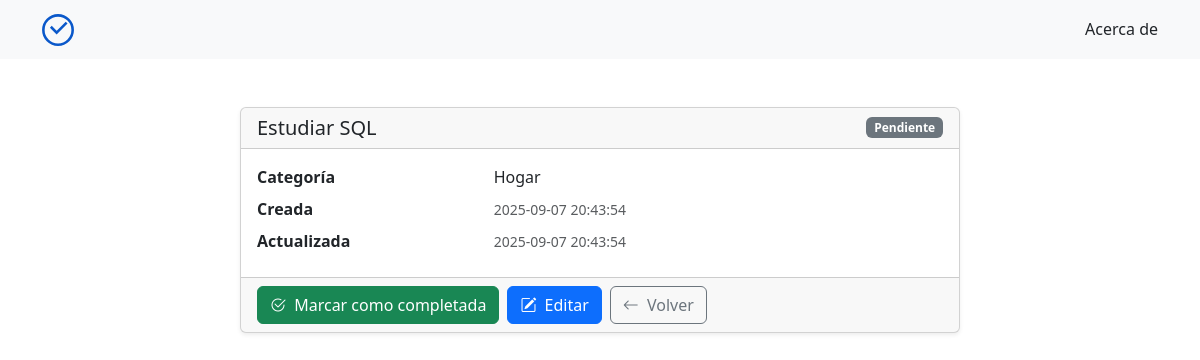
Before: /tarea/9 with the older database file.
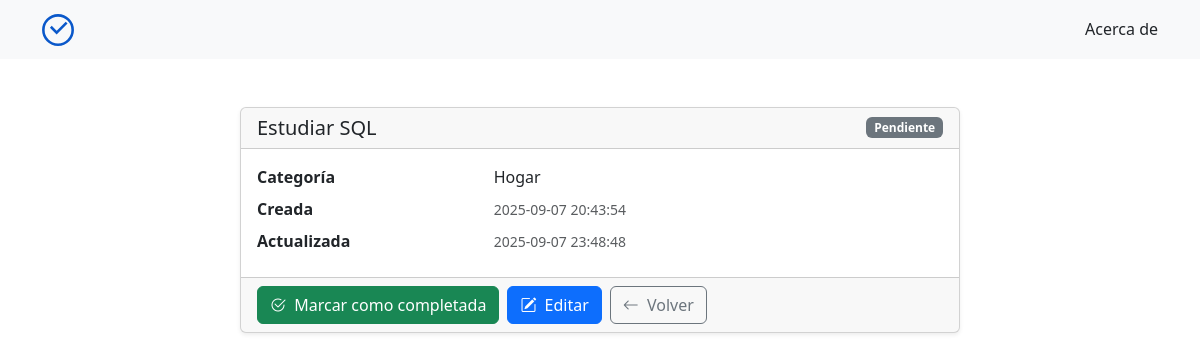
After: the same page with the newer database file.
### tables this page shows
CREATE TABLE tareas (
            id INTEGER PRIMARY KEY AUTOINCREMENT,
            nombre TEXT NOT NULL,
            estado TEXT NOT NULL DEFAULT 'pendiente',
            categoria_id INTEGER NOT NULL,
            created_at TEXT NOT NULL DEFAULT (datetime('now','localtime')),
            updated_at TEXT NOT NULL DEFAULT (datetime('now','localtime')),
            FOREIGN KEY (categoria_id) REFERENCES categorias(id)
                ON UPDATE CASCADE
                ON DELETE RESTRICT
        );

### app.py (the view)
@app.route('/tarea/<int:id>')
def detalle(id): # CONSULTA EL DETALLE DE UNA TAREA ESPECÍFICA
    tarea = Tarea.get_by_id(id)
    categoria = Categoria.get_by_id(tarea["categoria_id"])
    return render_template("tarea.html", tarea=tarea, categoria=categoria)

### database.py (called while the page is built)
def connect_db():
    conn = sqlite3.connect(DATABASE_NAME) # Conecta a la base de datos
    conn.row_factory = sqlite3.Row  # Devuelve filas tipo Row: acceso por índice y por llave
    conn.execute("PRAGMA foreign_keys = ON") # Activa el modo de clave foránea
    return conn

def query_one(sql, params=None):
    conn = connect_db()
    row = conn.execute(sql, params or ()).fetchone()
    conn.close()
    return row

### models/categoria.py (called while the page is built)
    @staticmethod
    def get_by_id(categoria_id):
        query = query_one("SELECT id, nombre FROM categorias WHERE id = ?", (categoria_id,))
        print(f" * Categoría: {query}")
        return query

### models/tarea.py (called while the page is built)
    @staticmethod
    def get_by_id(tarea_id):
        return query_one(
            "SELECT id, nombre, estado, categoria_id, created_at, updated_at FROM tareas WHERE id = ?",
            (tarea_id,),
        )

### templates/tarea.html (shortened to what this page needs)
{% extends "layout.html" %}
{% block content %}
<section id="tarea" class="container mt-4">
  <div class="row justify-content-center">
    <div class="col-12 col-lg-8">
      <div class="card shadow-sm">
        <div class="card-header d-flex justify-content-between align-items-center">
          <h2 class="h5 mb-0">{{ tarea.nombre }}</h2>
          <span class="badge {{ 'bg-success' if tarea.estado == 'completada' else 'bg-secondary' }}">{{ tarea.estado|title }}</span>
        </div>
        <div class="card-body">
          <dl class="row mb-0">
            <dt class="col-sm-4">Categoría</dt>
            <dd class="col-sm-8">{{ categoria.nombre }}</dd>
            <dt class="col-sm-4">Creada</dt>
            <dd class="col-sm-8"><small class="text-muted">{{ tarea.created_at }}</small></dd>
            <dt class="col-sm-4">Actualizada</dt>
            <dd class="col-sm-8"><small class="text-muted">{{ tarea.updated_at }}</small></dd>
          </dl>
        </div>
        <div class="card-footer d-flex gap-2">
          <form action="/tarea/{{ tarea.id }}/toggle-estado" method="post" class="m-0 p-0">
            {% set es_completada = tarea.estado == 'completada' %}
            <button type="submit" class="btn {{ 'btn-warning' if es_completada else 'btn-success' }}">
              {% if es_completada %}
              <i class="bi bi-arrow-counterclockwise me-1"></i>
              Marcar como pendiente
              {% else %}
              <i class="bi bi-check2-circle me-1"></i>
              Marcar como completada
              {% endif %}
            </button>
          </form>
          <a href="/editar/{{ tarea.id }}" class="btn btn-primary">
            <i class="bi bi-pencil-square me-1"></i>
            Editar
          </a>
          <a href="/" class="btn btn-outline-secondary">
            <i class="bi bi-arrow-left me-1"></i>
            Volver
          </a>
        </div>
      </div>
    </div>
  </div>
</section>
{% endblock %}

Changed rows visible on the page:
changed tareas "Estudiar SQL": updated_at "2025-09-07 20:43:54" → "2025-09-07 23:48:48"
